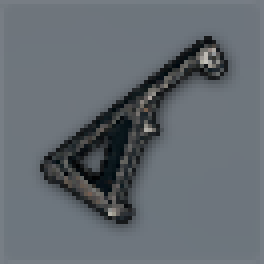
#> input picture image/3440.1440/weapon.attachment/foregrip/Angled Foregrip.png, 66 x 66 px (shown 4 times larger); its folder holds only this picture in this run
$ python '测试.配件识别.握把.03.分析.py'
#> lines starting #> are read from the running program, lines starting #| are printed output that depends on the picture; after the words box and inside, x2 and y2 are one past the last pixel; in counts of white or black regions, pixels touching at a corner belong together
import os

import cv2
import numpy as np
import matplotlib
matplotlib.use('TkAgg')
from matplotlib import pyplot as plt


def load(directory):
    """
    递归载入指定路径下的所有图片(灰度化二值化), 按照 (name, img) 的格式组合成为列表并返回
    """
    imgs = []
    for item in os.listdir(directory):
        # item, 不包含路径前缀
        # path, 完整路径
        path = os.path.join(directory, item)
        if os.path.isdir(path):
            temp = load(path)
            imgs.extend(temp)
        elif os.path.isfile(path):
            name = os.path.splitext(item)[0]
            # 读取图片并灰度化
            img = cv2.imread(path, cv2.IMREAD_GRAYSCALE)
#> img: shape (66, 66); min 1, max 191, mean 104.2
            # pathname = os.path.join(directory, '_gray_' + name + '.jpg')
            # cv2.imwrite(pathname, img)
            # 二值化
            _, img = cv2.threshold(img, 30, 255, cv2.THRESH_BINARY)
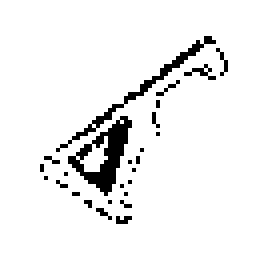
#> img: shape (66, 66) (shown 4 times larger); 93.9% white; black in thin lines or dots, all inside (x1, y1, x2, y2) = (10, 9, 57, 56)
            imgs.append((name, img))
    return imgs if imgs else None


rets = load(r'image/3440.1440/weapon.attachment/foregrip')
#> rets = 1 item
imgs = [img for name, img in rets]
#> imgs = 1 item

row = 7
col = 7
counter = 0
zeros = np.zeros(imgs[0].shape[:2], dtype="uint8")
plt.figure(figsize=(15, 10))

for name, img1 in rets:
    for name2, img2 in rets:
        counter += 1
        temp = cv2.merge([zeros, img1, img2])
        temp = cv2.cvtColor(temp, cv2.COLOR_BGR2RGB)
        # temp = cv2.cvtColor(temp, cv2.COLOR_BGR2GRAY)
        plt.subplot(row, col, counter)
        plt.imshow(temp, cmap='gray')
#> this loop made 1 pass
#> name on pass 1: 'Angled Foregrip'
#> after the loop, counter = 1

plt.show()
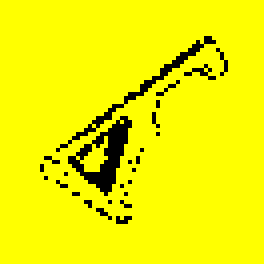
#> shown: shape (66, 66, 3) (shown 4 times larger); mean R, G, B 239.4, 239.4, 0

$ run again, on image/3440.1440/weapon.attachment/foregrip/Quiver.png
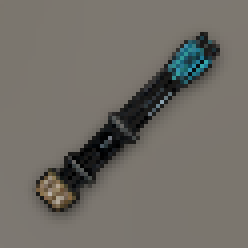
#> input picture image/3440.1440/weapon.attachment/foregrip/Quiver.png, 62 x 62 px (shown 4 times larger)
#> in load, `_, img = cv2.threshold(img, 30, 255, cv2.THRESH_BINARY)`:
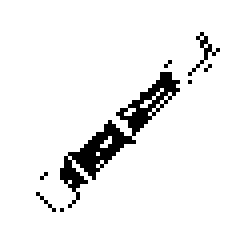
#> img: shape (62, 62) (shown 4 times larger); 93.8% white; black in thin lines or dots, all inside (x1, y1, x2, y2) = (9, 8, 55, 53)
#> rets = 1 item
#> the loop `for name, img1 in rets:` made 1 pass
#> name on pass 1: 'Quiver'
#> after the loop `for name, img1 in rets:`: counter = 1
#> `plt.show()`:
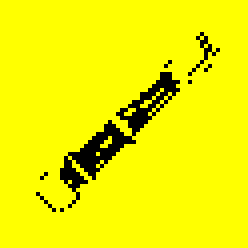
#> shown: shape (62, 62, 3) (shown 4 times larger); mean R, G, B 239.1, 239.1, 0

$ run again, on image/3440.1440/weapon.attachment/foregrip/Vertical Foregrip.png
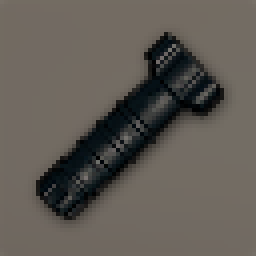
#> input picture image/3440.1440/weapon.attachment/foregrip/Vertical Foregrip.png, 64 x 64 px (shown 4 times larger)
#> in load, `_, img = cv2.threshold(img, 30, 255, cv2.THRESH_BINARY)`:
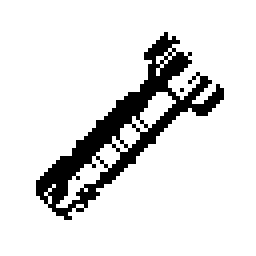
#> img: shape (64, 64) (shown 4 times larger); 87.8% white; 2 black regions (1 under 20 px), largest, box (x1, y1, x2, y2) and area: (9, 8, 56, 55) 500
#> rets = 1 item
#> the loop `for name, img1 in rets:` made 1 pass
#> name on pass 1: 'Vertical Foregrip'
#> after the loop `for name, img1 in rets:`: counter = 1
#> `plt.show()`:
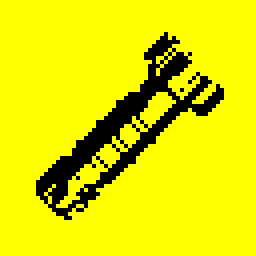
#> shown: shape (64, 64, 3) (shown 4 times larger); mean R, G, B 223.8, 223.8, 0

$ run again, on image/3440.1440/weapon.attachment/foregrip/Haalfgrip.png
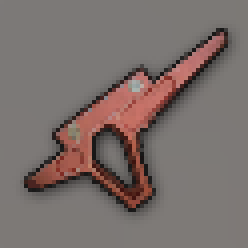
#> input picture image/3440.1440/weapon.attachment/foregrip/Haalfgrip.png, 62 x 62 px (shown 4 times larger)
#> in load, `_, img = cv2.threshold(img, 30, 255, cv2.THRESH_BINARY)`:
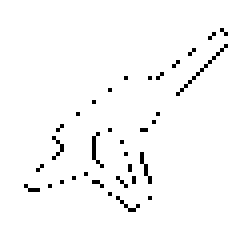
#> img: shape (62, 62) (shown 4 times larger); 97.7% white; black in thin lines or dots, all inside (x1, y1, x2, y2) = (6, 7, 57, 53)
#> rets = 1 item
#> the loop `for name, img1 in rets:` made 1 pass
#> name on pass 1: 'Haalfgrip'
#> after the loop `for name, img1 in rets:`: counter = 1
#> `plt.show()`:
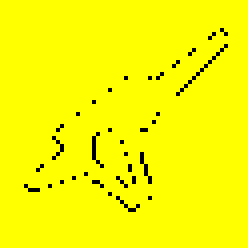
#> shown: shape (62, 62, 3) (shown 4 times larger); mean R, G, B 249.2, 249.2, 0
